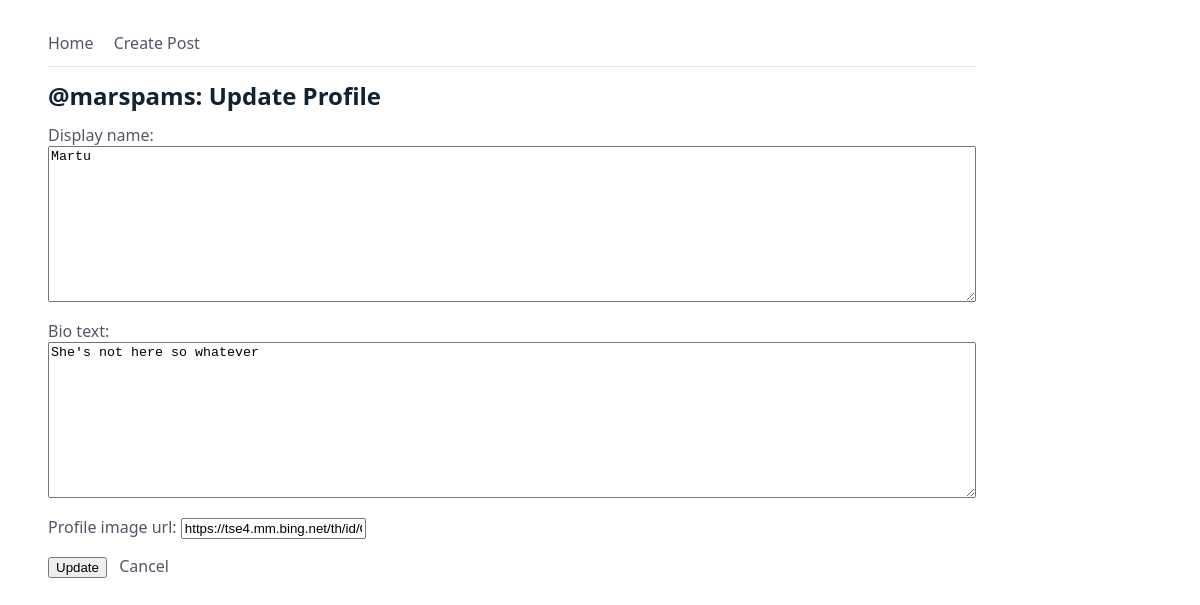
The page /mini_insta/profile/5/update on the database as committed earlier.
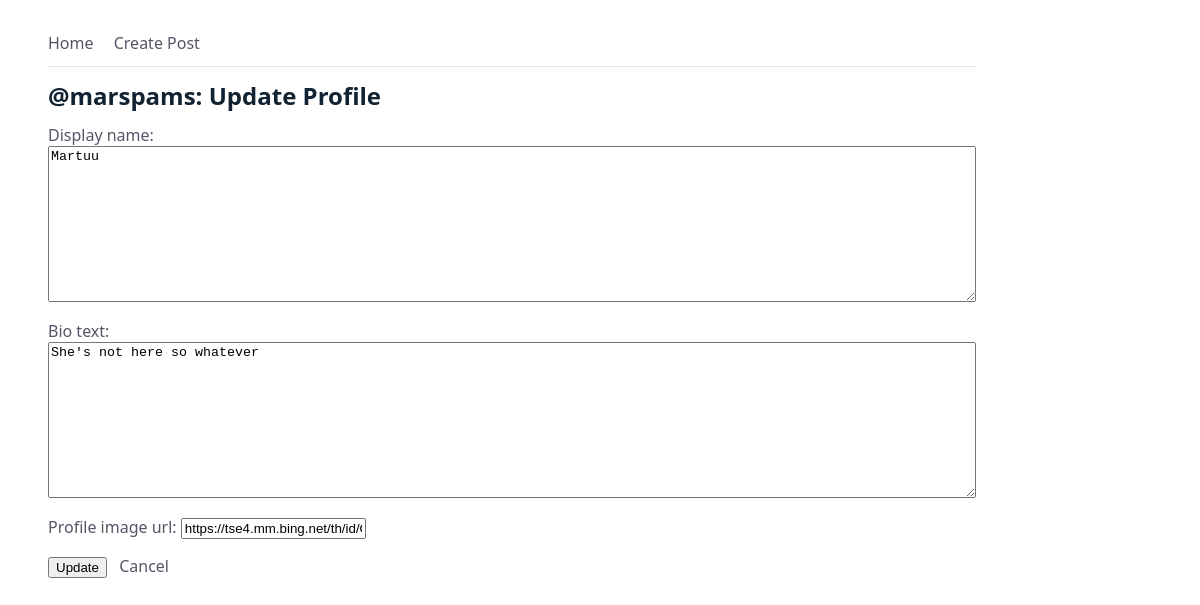
The same page on the database as committed later.
### mini_insta/models.py (models this page shows, shortened)
class Profile(models.Model):
    username=models.TextField(blank=True)
    display_name=models.TextField(blank=True)
    bio_text=models.TextField(blank=True)
    profile_image_url=models.URLField(blank=True)
    join_date= models.DateTimeField(auto_now=True)

### mini_insta/views.py (the view)
# urls.py: path("profile/<int:pk>/update", UpdateProfileView.as_view(), name="update_profile"),
class UpdateProfileView(UpdateView):
    model = Profile
    template_name = "mini_insta/update_profile_form.html"
    form_class = UpdateProfileForm

### mini_insta/forms.py
class UpdateProfileForm(forms.ModelForm):
    class Meta:
        model = Profile
        exclude = ("username", "join_date")

### mini_insta/templates/mini_insta/update_profile_form.html (shortened to what this page needs)
    {% extends "mini_insta/base.html" %}
    {% block content %}
    <h2>@{{ object.username }}: Update Profile</h2>
    <form method="post">
        {% for field in form %}
        <div class="field">
            {{ field.label_tag }}
            {{ field }}
        </div>
        {% endfor %}
        <div class="actions" style="margin-top:1rem;">
        <button type="submit">Update</button>
        <a class="button-outline" href="{% url 'mini_insta:update_profile' pk=object.pk %}">Cancel</a>
        </div>
    </form>
    {% endblock %}

Rows that differ between the two databases and show on the page:
changed Profile "marspams": display_name "Martu" → "Martuu"
